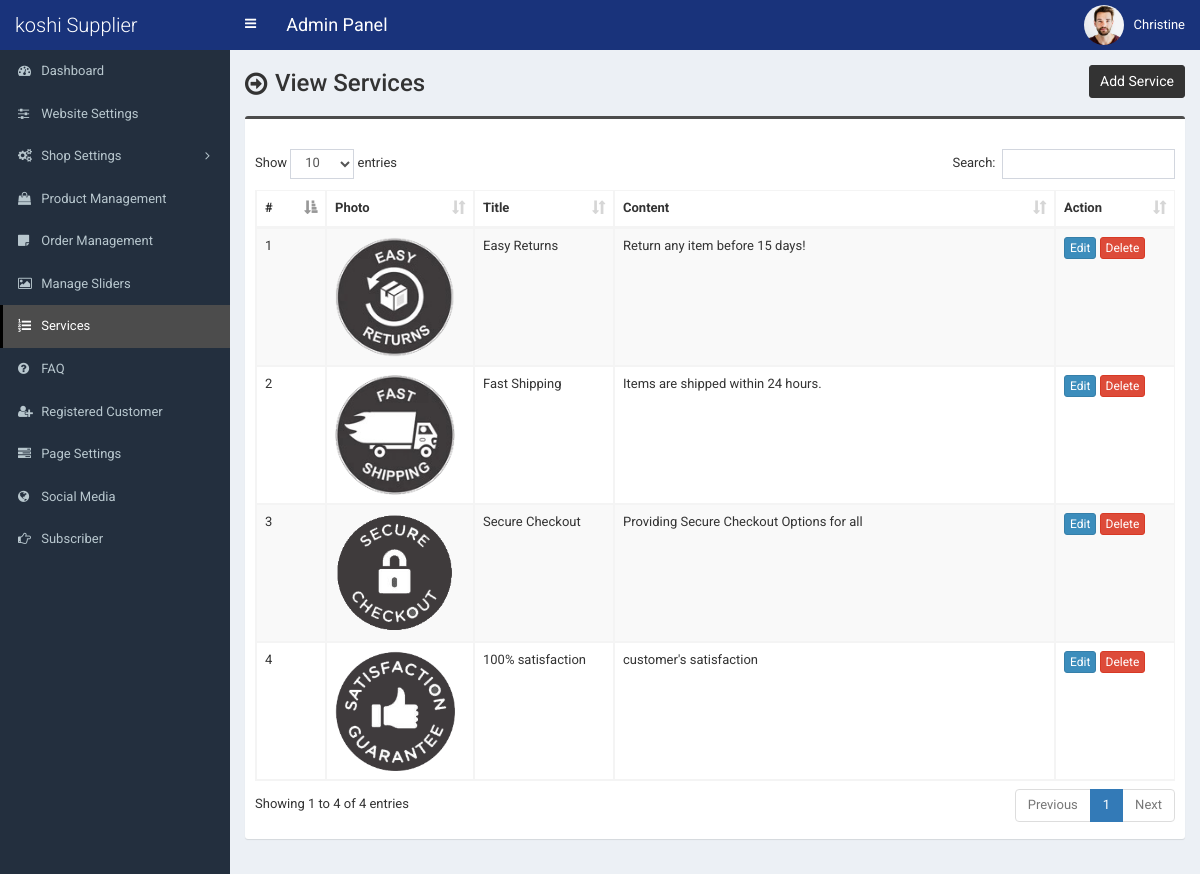
Screenshot of /admin/service.php (signed in) with the database file from the repository.
### tables this page shows
CREATE TABLE IF NOT EXISTS `tbl_service` (
  `id` int NOT NULL AUTO_INCREMENT,
  `title` varchar(255) NOT NULL,
  `content` text NOT NULL,
  `photo` varchar(255) NOT NULL,
  PRIMARY KEY (`id`)
);

### admin/service.php (the view, shortened to what this page needs)
<?php require_once('header.php'); ?>
<section class="content-header">
	<div class="content-header-left">
		<h1>View Services</h1>
	</div>
	<div class="content-header-right">
		<a href="service-add.php" class="btn btn-primary btn-sm">Add Service</a>
	</div>
</section>
<section class="content">
	<div class="row">
		<div class="col-md-12">
			<div class="box box-info">
				<div class="box-body table-responsive">
					<table id="example1" class="table table-bordered table-hover table-striped">
						<thead>
							<tr>
								<th width="30">#</th>
								<th>Photo</th>
								<th width="100">Title</th>
								<th>Content</th>
								<th width="80">Action</th>
							</tr>
						</thead>
						<tbody>
							<?php
							$i=0;
							$statement = $pdo->prepare("SELECT * FROM tbl_service");
							$statement->execute();
							$result = $statement->fetchAll(PDO::FETCH_ASSOC);
							foreach ($result as $row) {
								$i++;
								?>
								<tr>
									<td><?php echo $i; ?></td>
									<td style="width:130px;"><img src="../assets/uploads/<?php echo $row['photo']; ?>" alt="<?php echo $row['title']; ?>" style="width:120px;"></td>
									<td><?php echo $row['title']; ?></td>
									<td><?php echo $row['content']; ?></td>
									<td>
										<a href="service-edit.php?id=<?php echo $row['id']; ?>" class="btn btn-primary btn-xs">Edit</a>
										<a href="#" class="btn btn-danger btn-xs" data-href="service-delete.php?id=<?php echo $row['id']; ?>" data-toggle="modal" data-target="#confirm-delete">Delete</a>
									</td>
								</tr>
								<?php
							}
							?>
						</tbody>
					</table>
				</div>
			</div>
		</div>
	</div>
</section>
<?php require_once('footer.php'); ?>

### admin/header.php (shortened to what this page needs)
<!DOCTYPE html>
<html>
<head>
	<link rel="stylesheet" href="css/bootstrap.min.css">
	<link rel="stylesheet" href="css/font-awesome.min.css">
	<link rel="stylesheet" href="css/ionicons.min.css">
	<link rel="stylesheet" href="css/datepicker3.css">
	<link rel="stylesheet" href="css/all.css">
	<link rel="stylesheet" href="css/select2.min.css">
	<link rel="stylesheet" href="css/dataTables.bootstrap.css">
	<link rel="stylesheet" href="css/jquery.fancybox.css">
	<link rel="stylesheet" href="css/AdminLTE.min.css">
	<link rel="stylesheet" href="css/_all-skins.min.css">
	<link rel="stylesheet" href="css/on-off-switch.css"/>
	<link rel="stylesheet" href="css/summernote.css">
	<link rel="stylesheet" href="style.css">
</head>
<body class="hold-transition fixed skin-blue sidebar-mini">
	<div class="wrapper">
		<header class="main-header">
			<a href="index.php" class="logo">
				<span class="logo-lg">koshi Supplier</span>
			</a>
			<nav class="navbar navbar-static-top">
				<a href="#" class="sidebar-toggle" data-toggle="offcanvas" role="button">
				</a>
				<span style="float:left;line-height:50px;color:#fff;padding-left:15px;font-size:18px;">Admin Panel</span>
				<div class="navbar-custom-menu">
					<ul class="nav navbar-nav">
						<li class="dropdown user user-menu">
							<a href="#" class="dropdown-toggle" data-toggle="dropdown">
								<img src="../assets/uploads/<?php echo $_SESSION['user']['photo']; ?>" class="user-image" alt="User Image">
								<span class="hidden-xs"><?php echo $_SESSION['user']['full_name']; ?></span>
							</a>
						</li>
					</ul>
				</div>
			</nav>
		</header>
  		<?php $cur_page = substr($_SERVER["SCRIPT_NAME"],strrpos($_SERVER["SCRIPT_NAME"],"/")+1); ?>
  		<aside class="main-sidebar">
    		<section class="sidebar">
      			<ul class="sidebar-menu">
			        <li class="treeview <?php if($cur_page == 'index.php') {echo 'active';} ?>">
			          <a href="index.php">
			            <i class="fa fa-dashboard"></i> <span>Dashboard</span>
			          </a>
			        </li>
			        <li class="treeview <?php if( ($cur_page == 'settings.php') ) {echo 'active';} ?>">
			          <a href="settings.php">
			            <i class="fa fa-sliders"></i> <span>Website Settings</span>
			          </a>
			        </li>
                    <li class="treeview <?php if( ($cur_page == 'size.php') || ($cur_page == 'size-add.php') || ($cur_page == 'size-edit.php') || ($cur_page == 'color.php') || ($cur_page == 'color-add.php') || ($cur_page == 'color-edit.php') || ($cur_page == 'country.php') || ($cur_page == 'country-add.php') || ($cur_page == 'country-edit.php') || ($cur_page == 'shipping-cost.php') || ($cur_page == 'shipping-cost-edit.php') || ($cur_page == 'top-category.php') || ($cur_page == 'top-category-add.php') || ($cur_page == 'top-category-edit.php') || ($cur_page == 'mid-category.php') || ($cur_page == 'mid-category-add.php') || ($cur_page == 'mid-category-edit.php') || ($cur_page == 'end-category.php') || ($cur_page == 'end-category-add.php') || ($cur_page == 'end-category-edit.php') ) {echo 'active';} ?>">
                        <a href="#">
                            <i class="fa fa-cogs"></i>
                            <span>Shop Settings</span>
                            <span class="pull-right-container">
								<i class="fa fa-angle-left pull-right"></i>
							</span>
                        </a>
                    </li>
                    <li class="treeview <?php if( ($cur_page == 'product.php') || ($cur_page == 'product-add.php') || ($cur_page == 'product-edit.php') ) {echo 'active';} ?>">
                        <a href="product.php">
                            <i class="fa fa-shopping-bag"></i> <span>Product Management</span>
                        </a>
                    </li>
                    <li class="treeview <?php if( ($cur_page == 'order.php') ) {echo 'active';} ?>">
                        <a href="order.php">
                            <i class="fa fa-sticky-note"></i> <span>Order Management</span>
                        </a>
                    </li>
                     <li class="treeview <?php if( ($cur_page == 'slider.php') ) {echo 'active';} ?>">
			          <a href="slider.php">
			            <i class="fa fa-picture-o"></i> <span>Manage Sliders</span>
			          </a>
			        </li>
			        <li class="treeview <?php if( ($cur_page == 'service.php') ) {echo 'active';} ?>">
			          <a href="service.php">
			            <i class="fa fa-list-ol"></i> <span>Services</span>
			          </a>
			        </li>
			      			        <li class="treeview <?php if( ($cur_page == 'faq.php') ) {echo 'active';} ?>">
			          <a href="faq.php">
			            <i class="fa fa-question-circle"></i> <span>FAQ</span>
			          </a>
			        </li>
						<li class="treeview <?php if( ($cur_page == 'customer.php') || ($cur_page == 'customer-add.php') || ($cur_page == 'customer-edit.php') ) {echo 'active';} ?>">
			          <a href="customer.php">
			            <i class="fa fa-user-plus"></i> <span>Registered Customer</span>
			          </a>
			        </li>
			        <li class="treeview <?php if( ($cur_page == 'page.php') ) {echo 'active';} ?>">
			          <a href="page.php">
			            <i class="fa fa-tasks"></i> <span>Page Settings</span>
			          </a>
			        </li>
			        <li class="treeview <?php if( ($cur_page == 'social-media.php') ) {echo 'active';} ?>">
			          <a href="social-media.php">
			            <i class="fa fa-globe"></i> <span>Social Media</span>
			          </a>
			        </li>
			        <li class="treeview <?php if( ($cur_page == 'subscriber.php')||($cur_page == 'subscriber.php') ) {echo 'active';} ?>">
			          <a href="subscriber.php">
			            <i class="fa fa-hand-o-right"></i> <span>Subscriber</span>
			          </a>
			        </li>
      			</ul>
    		</section>
  		</aside>
  		<div class="content-wrapper">

### admin/footer.php (shortened to what this page needs)
		</div>
	</div>
</body>
</html>

### admin/style.css (style rules this page uses)
:root { --primary-color: #19337b; --secondary-color: #f8e3e8; --text-color: #333333; --light-text: #666666; --white: #ffffff; --light-bg: #f9f9f9; --border-color: #eeeeee; --shadow: 0 4px 6px rgba(0, 0, 0, 0.05); --transition: all 0.3s ease; }
body { font-size: 13px; font-family: "Roboto", sans-serif; }
.navbar-nav > .user-menu .user-image { width: 40px; height: 40px; margin-top: -10px; }
.content-header > h1, .content-header .content-header-left h1 { font-family: "Roboto", sans-serif; }
.main-header .logo { text-align: left; }
.main-header .logo .logo-lg { font-family: "Roboto", sans-serif; }
.box-info { padding-top: 20px; }
.sidebar-menu li > a > .pull-right-container > .fa-angle-left:before { content: "\f105"; }
.content-header { overflow: hidden; }
.content-header .content-header-left { float: left; padding-top: 5px; }
.content-header .content-header-right { float: right; }
.content-header .content-header-left h1 { margin-top: 0; margin-bottom: 0; padding-left: 30px; padding-bottom: 5px; font-size: 24px; position: relative; }
.content-header .content-header-left h1:before { position: absolute; top: 0; left: 0; font-family: "FontAwesome", sans-serif; font-size: 26px; content: "\f18e"; }
.content-header .content-header-right a { position: relative; font-size: 14px; }
.skin-blue .sidebar-menu > li:hover > a, .skin-blue .sidebar-menu > li.active > a { color: #fff; background: #3c8dbc; border-left-color: #3c8dbc; }
.skin-blue .main-header .logo, .skin-blue .main-header .logo:hover, .skin-blue .main-header .navbar, .skin-blue .main-header .navbar .sidebar-toggle:hover { background-color: var(--primary-color); }
.skin-blue .sidebar-menu > li:hover > a, .skin-blue .sidebar-menu > li.active > a { background-color: #4c4c4c; border-left-color: #000000; }
.box.box-info { border-top-color: #4c4c4c; }
.content-header .content-header-right a { background-color: #333333; border-color: #333333; }

### rows the page displays
tbl_service: photo (picture), title "Easy Returns", content "Return any item before 15 days!"
tbl_service: photo (picture), title "Fast Shipping", content "Items are shipped within 24 hours."
tbl_service: photo (picture), title "Secure Checkout", content "Providing Secure Checkout Options for all"
tbl_service: photo (picture), title "100% satisfaction", content "customer's satisfaction"

### other values shown
$_SESSION['user']['full_name'] "Christine"
